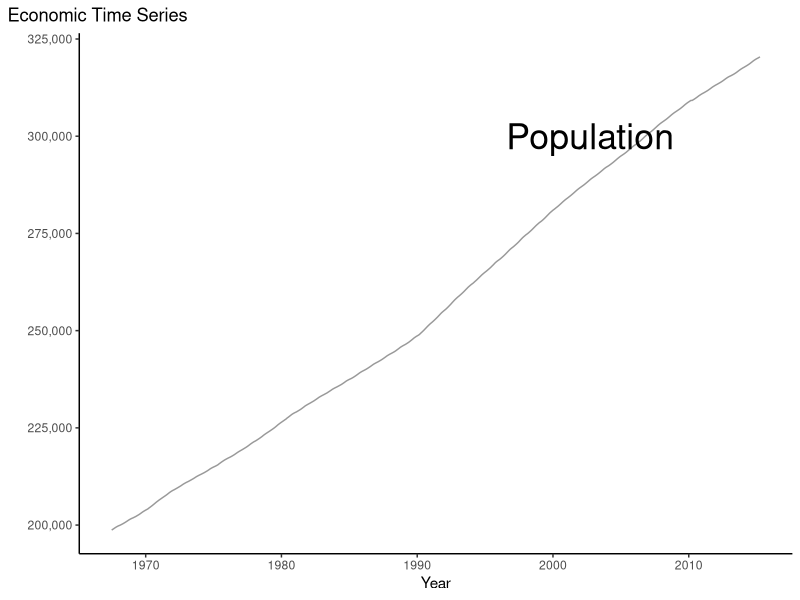
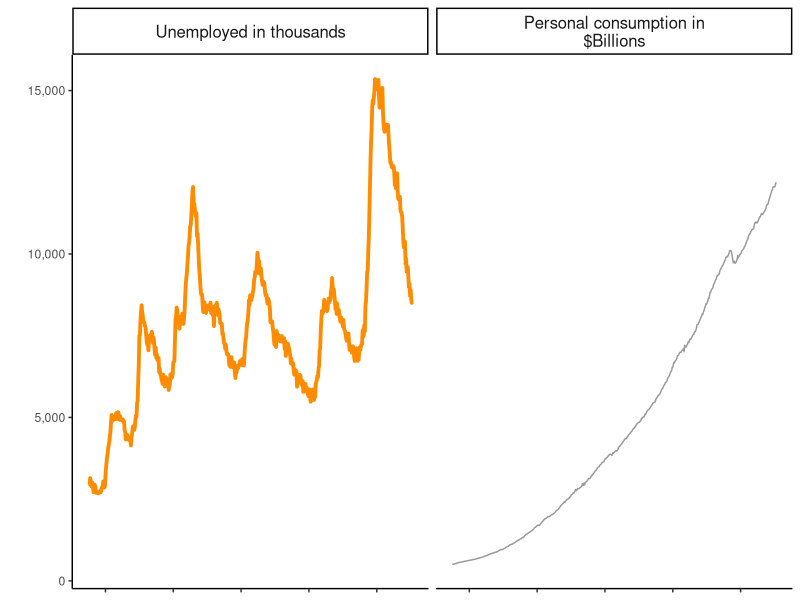
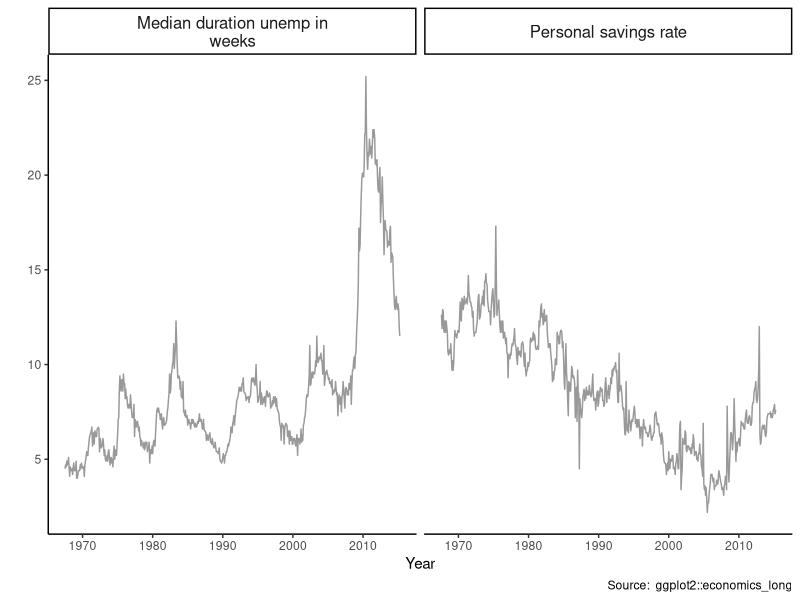
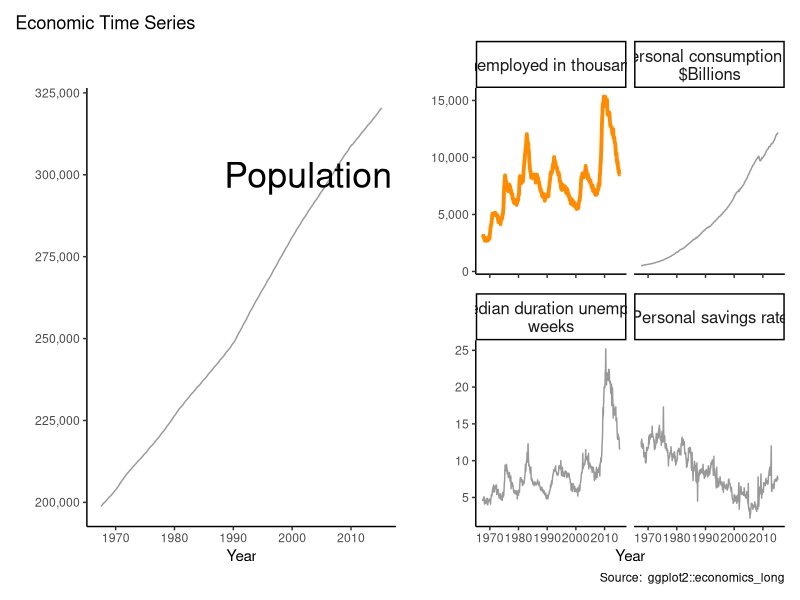

The R source for these figures, in order:
## ---- chunk 1
library(tidyverse)
library(patchwork)
## ---- chunk 2
plot_pop <- economics_long %>% 
  filter(variable == "pop") %>% 
  ggplot() +
  geom_line(aes(date, value, color = variable), color = "grey60") +
  scale_y_continuous(labels = scales::comma) +
  guides(color = FALSE) +
  annotate("text", x = as.Date("2002-10-01"), y = 300000, label = "Population", size = 9) +
  labs(title = "Economic Time Series",
       # subtitle = "Population",
       x = "Year", y= "") +
  theme_classic() +
  theme(plot.title.position = "plot")
plot_pop
## ---- chunk 3
variable_labels <- c("Unemployed in thousands", "Personal consumption in $Billions")

plot_facet_1 <- economics_long %>% 
  filter(variable == "pce" | variable == "unemploy") %>% 
  mutate(variable = factor(variable, levels = c("unemploy", "pce"), labels = variable_labels)) %>% 
  ggplot() +
  geom_line(aes(date, value), color = "grey60") +
  geom_line(data = . %>% filter(variable == "Unemployed in thousands"), 
            aes(date, value), size = 1.3, color = "dark orange") +
  scale_y_continuous(labels = scales::comma) +
  facet_wrap(~ variable, labeller = labeller(variable = label_wrap_gen(25))) +
  guides(color = FALSE) +
  labs(x = "", y= "") +
  theme_classic() +
  theme(axis.title.x=element_blank(),
        axis.text.x=element_blank(),
        strip.text.x = element_text(size = 12))
plot_facet_1
## ---- chunk 4
plot_facet_2 <- economics_long %>% 
  mutate(var_label = case_when(
    variable == "pce"      ~ "Personal consumption in $Billions",
    variable == "psavert"   ~ "Personal savings rate",
    variable == "uempmed"  ~ "Median duration unemp in weeks",
    variable == "unemploy" ~ "Unemployed in thousands",
    variable == "pop"      ~ "Population"
  )) %>% 
  filter(variable == "psavert" | variable == "uempmed") %>% 
  ggplot() +
  geom_line(aes(date, value), color = "grey60") +
  scale_y_continuous(labels = scales::comma) +
  # scale_color_brewer(palette = "Dark2") +
  facet_wrap(~ var_label, labeller = labeller(var_label = label_wrap_gen(25))) +
  guides(color = FALSE) +
  labs(x = "Year", y= "",
       caption = "Source:  ggplot2::economics_long") +
  theme_classic()  +
  theme(strip.text.x = element_text(size = 12))
plot_facet_2
## ---- chunk 5
plot_pop + (plot_facet_1 / plot_facet_2)
